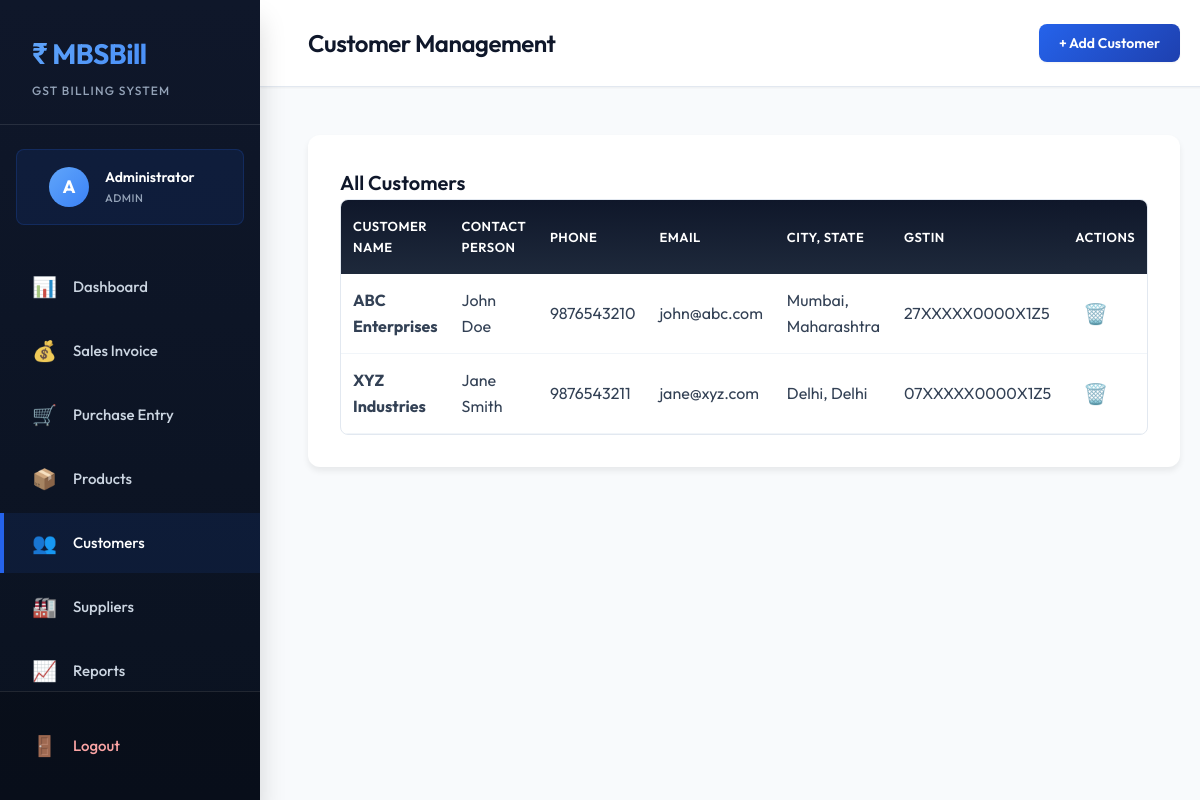
/customers.php (signed in), run on the app's committed database.
### tables this page shows
CREATE TABLE IF NOT EXISTS customers (
    id INT PRIMARY KEY AUTO_INCREMENT,
    customer_name VARCHAR(255) NOT NULL,
    contact_person VARCHAR(255),
    phone VARCHAR(20),
    email VARCHAR(255),
    address TEXT,
    city VARCHAR(100),
    state VARCHAR(100),
    pincode VARCHAR(10),
    gstin VARCHAR(15),
    created_at TIMESTAMP DEFAULT CURRENT_TIMESTAMP
);

### database.php (called while the page is built, shortened)
<?php
class Database {
    private $host = DB_HOST;
    private $user = DB_USER;
    private $pass = DB_PASS;
    private $dbname = DB_NAME;
    private $conn;
    private function connect() {
        $this->conn = null;
        try {
            $this->conn = new PDO(
                "mysql:host=" . $this->host . ";dbname=" . $this->dbname,
                $this->user,
                $this->pass,
                array(PDO::ATTR_ERRMODE => PDO::ERRMODE_EXCEPTION)
            );
            $this->conn->setAttribute(PDO::ATTR_DEFAULT_FETCH_MODE, PDO::FETCH_ASSOC);
        } catch(PDOException $e) {
            $this->error = $e->getMessage();
            die("Connection failed: " . $this->error);
        }
    }
    public function query($sql, $params = []) {
        try {
            $stmt = $this->conn->prepare($sql);
            $stmt->execute($params);
            return $stmt;
        } catch(PDOException $e) {
            throw new Exception($e->getMessage());
        }
    }
    public function fetchAll($sql, $params = []) {
        $stmt = $this->query($sql, $params);
        return $stmt->fetchAll();
    }
}
?>

### customers.php (the view, shortened to what this page needs)
<?php
require_once 'database.php';
$db = new Database();
$customers = $db->fetchAll("SELECT * FROM customers ORDER BY customer_name");
?>
<!DOCTYPE html>
<html lang="en">
<head>
    <link rel="stylesheet" href="style.css">
</head>
<body>
    <div class="app-container">
        <?php include 'sidebar.php'; ?>
        <main class="main-content">
            <header class="top-bar">
                <h2 class="page-title">Customer Management</h2>
                <button class="btn btn-primary" onclick="document.getElementById('addModal').style.display='block'">+ Add Customer</button>
            </header>
            <div class="content-wrapper">
                <div class="table-section">
                    <h3 class="section-title">All Customers</h3>
                    <div class="table-container">
                        <table class="data-table">
                            <thead>
                                <tr>
                                    <th>Customer Name</th>
                                    <th>Contact Person</th>
                                    <th>Phone</th>
                                    <th>Email</th>
                                    <th>City, State</th>
                                    <th>GSTIN</th>
                                    <th>Actions</th>
                                </tr>
                            </thead>
                            <tbody>
                                <?php foreach($customers as $customer): ?>
                                <tr>
                                    <td><strong><?php echo htmlspecialchars($customer['customer_name']); ?></strong></td>
                                    <td><?php echo htmlspecialchars($customer['contact_person']); ?></td>
                                    <td><?php echo htmlspecialchars($customer['phone']); ?></td>
                                    <td><?php echo htmlspecialchars($customer['email']); ?></td>
                                    <td><?php echo htmlspecialchars($customer['city'] . ', ' . $customer['state']); ?></td>
                                    <td><?php echo htmlspecialchars($customer['gstin']); ?></td>
                                    <td>
                                        <form method="POST" style="display: inline;" onsubmit="return confirm('Delete this customer?');">
                                            <button type="submit" class="btn-icon" title="Delete">🗑️</button>
                                        </form>
                                    </td>
                                </tr>
                                <?php endforeach; ?>
                            </tbody>
                        </table>
                    </div>
                </div>
            </div>
        </main>
    </div>
</body>
</html>

### style.css (style rules this page uses)
:root { --primary: #2563eb; --primary-dark: #1e40af; --primary-light: #60a5fa; --secondary: #64748b; --success: #10b981; --warning: #f59e0b; --danger: #ef4444; --gray-50: #f8fafc; --gray-100: #f1f5f9; --gray-200: #e2e8f0; --gray-300: #cbd5e1; --gray-400: #94a3b8; --gray-500: #64748b; --gray-600: #475569; --gray-700: #334155; --gray-800: #1e293b; --gray-900: #0f172a; --font-primary: 'Outfit', -apple-system, BlinkMacSystemFont, sans-serif; --font-mono: 'JetBrains Mono', 'Courier New', monospace; --spacing-xs: 0.25rem; --spacing-sm: 0.5rem; --spacing-md: 1rem; --spacing-lg: 1.5rem; --spacing-xl: 2rem; --spacing-2xl: 3rem; --shadow-sm: 0 1px 2px rgba(0, 0, 0, 0.05); --shadow-md: 0 4px 6px rgba(0, 0, 0, 0.07); --shadow-lg: 0 10px 15px rgba(0, 0, 0, 0.1); --shadow-xl: 0 20px 25px rgba(0, 0, 0, 0.15); --radius-sm: 4px; --radius-md: 8px; --radius-lg: 12px; --radius-xl: 16px; }
* { margin: 0; padding: 0; box-sizing: border-box; }
body { font-family: var(--font-primary); background: var(--gray-50); color: var(--gray-800); line-height: 1.6; overflow-x: hidden; }
.app-container { display: flex; min-height: 100vh; }
.main-content { flex: 1; margin-left: 260px; min-height: 100vh; }
.top-bar { background: white; padding: var(--spacing-lg) var(--spacing-2xl); border-bottom: 1px solid var(--gray-200); display: flex; justify-content: space-between; align-items: center; position: sticky; top: 0; z-index: 50; box-shadow: var(--shadow-sm); }
.page-title { font-size: 24px; font-weight: 600; color: var(--gray-900); letter-spacing: -0.5px; }
.content-wrapper { padding: var(--spacing-2xl); max-width: 1400px; }
.table-section { background: white; border-radius: var(--radius-lg); padding: var(--spacing-xl); box-shadow: var(--shadow-md); margin-bottom: var(--spacing-xl); }
.section-title { font-size: 20px; font-weight: 600; color: var(--gray-900); }
.table-container { overflow-x: auto; border-radius: var(--radius-md); border: 1px solid var(--gray-200); }
.data-table, .items-table { width: 100%; border-collapse: collapse; }
.data-table thead, .items-table thead { background: linear-gradient(180deg, var(--gray-900) 0%, var(--gray-800) 100%); color: white; }
.data-table th, .items-table th { padding: 16px 12px; text-align: left; font-weight: 600; font-size: 13px; text-transform: uppercase; letter-spacing: 0.5px; }
.data-table td, .items-table td { padding: 14px 12px; border-bottom: 1px solid var(--gray-100); color: var(--gray-700); }
.btn { padding: 10px 20px; border: none; border-radius: var(--radius-md); font-family: var(--font-primary); font-weight: 600; font-size: 14px; cursor: pointer; transition: all 0.3s ease; text-decoration: none; display: inline-flex; align-items: center; gap: 8px; box-shadow: var(--shadow-sm); }
.btn-primary { background: linear-gradient(135deg, var(--primary) 0%, var(--primary-dark) 100%); color: white; }
.btn-icon { background: none; border: none; font-size: 20px; cursor: pointer; padding: 8px; border-radius: var(--radius-sm); transition: all 0.3s ease; }
.stat-card, .table-section, .invoice-form { animation: slideIn 0.5s ease-out; }

### data on the page
customers: customer_name "ABC Enterprises", contact_person "John Doe", phone "9876543210", email "john@abc.com", city+state "Mumbai, Maharashtra", gstin "27XXXXX0000X1Z5"
customers: customer_name "XYZ Industries", contact_person "Jane Smith", phone "9876543211", email "jane@xyz.com", city+state "Delhi, Delhi", gstin "07XXXXX0000X1Z5"

### other printed values
substr($_SESSION['full_name'] ?? 'U', 0, 1) "A"
$_SESSION['full_name'] "Administrator"
$_SESSION['role'] "ADMIN"
